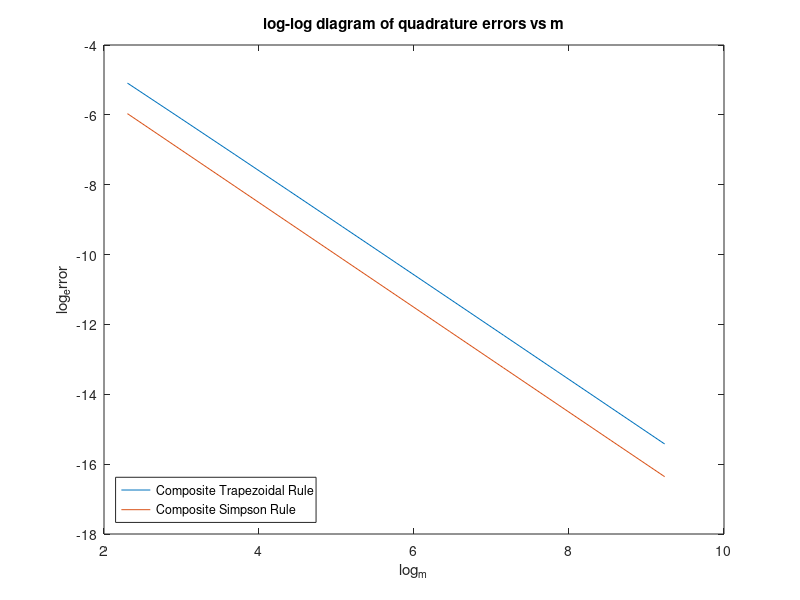

Write the MATLAB code that produced this figure. (Note: this script raises an error after producing the figure.)
f=@(x)sqrt(x);
a=0; 
b=1; 
f_exact= integral(f,a,b);
Error_Trap=zeros(11,1);
Error_Simp=zeros(11,1);
for m = [10,20,40,80,160,320,640,1280,2560,5120,10240]  
    if rem(m,2)==1 % to make sure the eligibility of Simpson's Rule
        fprintf('\n Enter valid m!!!'); 
        m=input('\n Enter m as even number ');
    end
    h=(b-a)/m;
    sum=0; % here we partially calculate the Trapezoidal's rule
    for i=1:1:m-1
    x(i)=a+i*h;
    y(i)=f(x(i));
    sum=sum+y(i); 
    end
    so=0;se=0; % here we partially calculate the Simpson's rule
    for s=1:1:m-1
        if rem(s,2)==1
            so=so+y(s);%sum of odd terms
        else
            se=se+y(s); %sum of even terms
        end
    end
    % Formula for Trapezoidal's Rule:  (h/2)*[(y0+yn)+2*(y2+y3+..+yn-1)]
    Trap=h/2*(f(a)+f(b)+2*sum);
    Error_Trap(log2(m/10)+1)= abs(f_exact-Trap);
    % Formula for Simpson's Rule:  (h/3)*[(y0+yn)+2*(y3+y5+..odd term)+4*(y2+y4+y6+...even terms)]
    Simp=h/3*(f(a)+f(b)+4*so+2*se);
    Error_Simp(log2(m/10)+1)=abs(f_exact-Simp);
end
m = [10,20,40,80,160,320,640,1280,2560,5120,10240];
x = log(m);
y1 = log(Error_Trap);
y2 = log(Error_Simp);
plot(x,y1,x,y2)
title('log-log diagram of quadrature errors vs m')
xlabel('log_m') 
ylabel('log_error')
legend({'Composite Trapezoidal Rule','Composite Simpson Rule'},'Location','southwest')
ax = gca;
ax.FontSize = 13;

% Here we use least-square fitting to find k and D in two different diagram
% Trapezoidal's Rule
x_1 = x;
y_1 = y1;
coefs1 = LeastSquare(x_1,y_1)

% Simpson's Rule
x_2 = x;
y_2 = y2;
coefs2 = LeastSquare(x_2,y_2)

function coefs = LeastSquare(x,y)
 A = [x' 0*x'+1];
 b = y;
 [Q,R] = qr(A);
 coefs = R\(Q'*b);

 end